Frame 1 (no input): blank canvas, image omitted
Frame 60 (the mouse pressed at the canvas centre just before this capture): blank canvas, image omitted
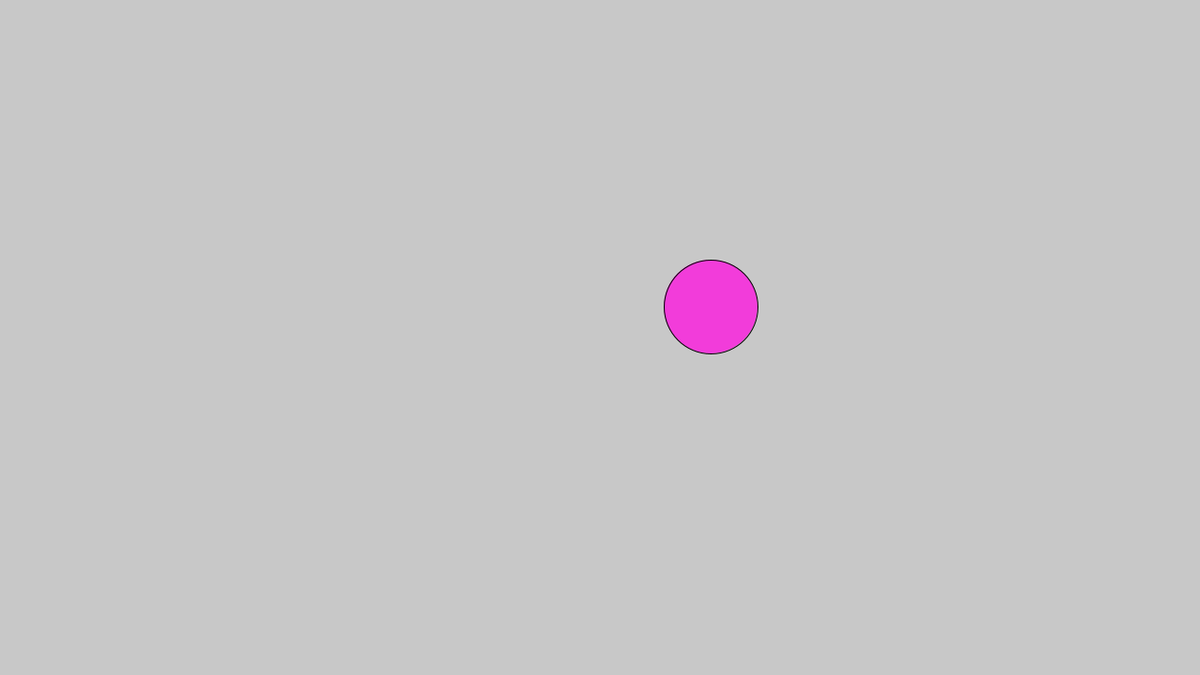
Frame 120 (the mouse held since frame 60 and released just before this capture)

The Processing sketch whose frames 1 and 60 were blank and that drew this single picture after the mouse press (run headless with seeded random() and noise(); from frame 60 on, the mouse is pressed at the canvas centre):

// Processing sketch: FirstProcessingDemo
// ── FirstProcessingDemo.pde
Ball[] ballGroup; 
int pos = 0;

Ball redball, ball2;

// Happens once at launch
void setup() {
    size(1280, 720);
    background(200, 200, 200);
    ballGroup = new Ball[100];
}

// Happens constantly (screen refresh)
void draw() {
    background(200, 200, 200);
    for (int i = 0; i < pos; i++) {
        ballGroup[i].display();
        ballGroup[i].move();
    }

}

void mousePressed() {
    if (pos < ballGroup.length) { 
    ballGroup[pos] = new Ball(mouseX, mouseY, 50);
    pos++; // Next empty position
    }
}

class Ball {
    int x, y, r;
    int dx, dy; // Speed or velocity
    int cr, cg, cb; // RGB Values
    int grav; // Gravity

    // Constructor
    Ball(int tempx, int tempy, int tempr) {
        x = tempx; // Set the x coord
        y = tempy; // Set the y coord
        r = tempr; // Set the radius

        // Set the velocity & gravity
        dx = int ( random (-10, 10));
        dy = int ( random (-10, 10));
        grav = -1;


        // Set the colour value
        cr = int (random(0, 255));
        cg = int (random(0, 255));
        cb = int (random(0, 255));

    }

    void display() {
        fill(cr, cg, cb);
        circle(x, y, r*2);
    }

    void move() {
        y = y + dy;
        x = x + dx;
        dy = dy - grav;

        if (y >= height - r || y <= 0 + r ) {
            dy = dy * -1;
        }

        if (x >= width - r || x <= 0 + r ) {
            dx = dx * -1;
        }
    }
}
